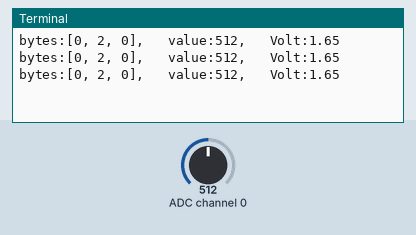
The program below on a simulated Raspberry Pi (BCM pin numbers). On the bench: the last lines printed to the terminal. Inputs (shaded band) come from the test bench; at power-on: ADC channel 0 = 512 (analog values on the 0–1023 scale).

Above: at 1.2 s.
1.3 s: ADC channel 0 set to 716
At 1.9 s:
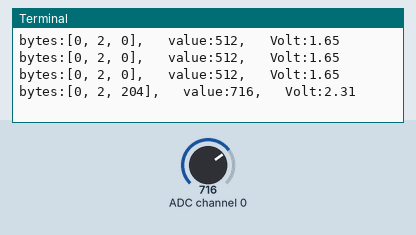
2.8 s: ADC channel 0 set to 900
At 3.4 s:
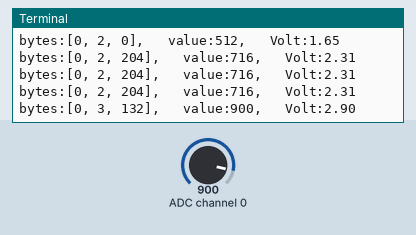
Timing chart, 0 to 5.8 s (numbered marks = the images above; inputs shaded):
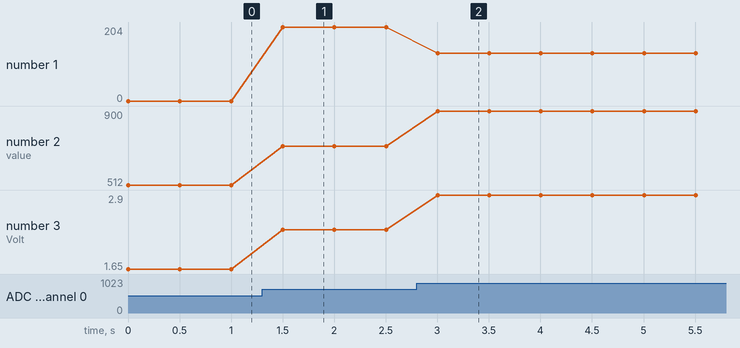

The program:

spi_mcp3008.py
```python
import spidev, time

spi = spidev.SpiDev()
spi.open(0,0) #device:0, bus(slave) : 0
spi.max_speed_hz = 1350000
channel = 0
try:
    while True:
        ret = spi.xfer2([1, (8 + channel) << 4, 0])
        value = ((ret[1]&3) << 8) + ret[2]
        volt = value * 3.3 / 1023
        print(f"bytes:{ret},\t value:{value},\t Volt:{volt:.2f}")
        time.sleep(0.5)
finally:
    spi.close()
```

Measured:
- after the input at 1.3 s, the terminal: prints a new line after 0.20 s (image 1)
- after the input at 2.8 s, the terminal: prints a new line after 0.20 s (image 2)
- plotted number 1: 0 → 204 after the input at 1.3 s, 204 → 132 after the input at 2.8 s
- plotted number 2: 512 → 716 after the input at 1.3 s, 716 → 900 after the input at 2.8 s
- plotted number 3: 1.65 → 2.31 after the input at 1.3 s, 2.31 → 2.9 after the input at 2.8 s
